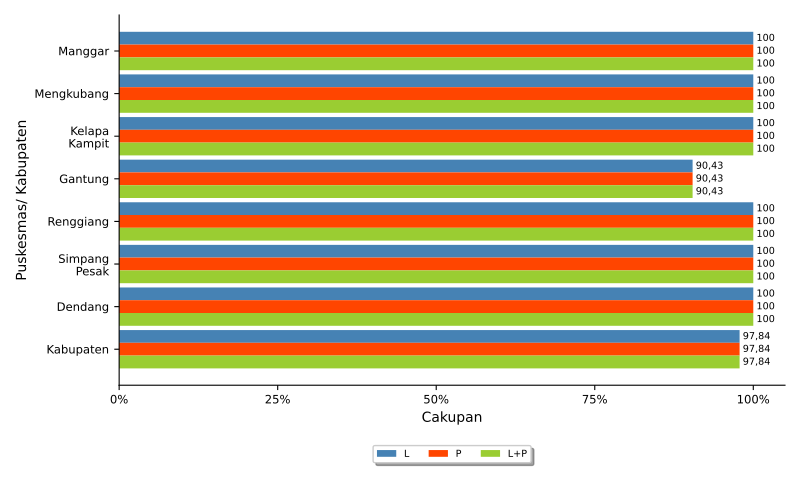

The Python source for this figure:
import numpy as np
import matplotlib.pyplot as plt
import pandas
from textwrap import wrap
from matplotlib.ticker import FuncFormatter
import locale
locale.setlocale(locale.LC_ALL, 'id_ID.UTF8')

import sys, os, inspect
currentdir = os.path.dirname(os.path.abspath(inspect.getfile(inspect.currentframe())))
parentdir = os.path.dirname(currentdir)
sys.path.insert(0, parentdir)

berkasData = currentdir +'\\bab_05_29a_dataPelayananCatin.csv'
berkasSimpan = currentdir +'\\bab_05_29a_pelayananCatin.pdf'
# judulDiagram = 'Pelayanan Skrining Kesehatan Usia Produktif\nTahun 2021'
sumbuX = 'Cakupan'
sumbuY = 'Puskesmas\ Kabupaten'
labelBar1 = 'L'
labelBar2 = 'P'
labelBar3 = 'L+P'
tickerSumbuX = np.arange(0,151,25)

# read data file
colnames = ['puskesmas','L','P','LP']
data = pandas.read_csv(berkasData, names=colnames, sep=';')
puskesmas = data.puskesmas.tolist()
bar1 = data.L.tolist()
bar2 = data.P.tolist()
bar3 = data.LP.tolist()

ind = np.arange(len(puskesmas))  # the x locations for the groups
width = 0.3       # the width of the bars
widthDL = 0.5      # spacing for data labels

# make bars
fig, ax = plt.subplots()
rects1 = ax.barh(ind, bar1, width, color='steelblue', label=labelBar1)
rects2 = ax.barh(ind + width, bar2, width, color='orangered', label = labelBar2)
rects3 = ax.barh(ind + 2*width, bar3, width, color='yellowgreen', label = labelBar3)

# add some text for labels, title and axes ticks
# ax.set_title(judulDiagram)
ax.set_xticks(tickerSumbuX)
ax.set_xlabel(sumbuX)
ax.xaxis.set_major_formatter(FuncFormatter(lambda x, pos: "{:n}%".format(x)))

ax.set_yticks(ind+width)
ax.set_yticklabels(list([ '\n'.join(wrap(l, 10)) for l in puskesmas ]))
ax.invert_yaxis()
ax.set_ylabel(sumbuY)

ax.tick_params(axis='both', which='major', labelsize='small')
ax.spines['top'].set_visible(False)
ax.spines['right'].set_visible(False)

# make legend box
box = ax.get_position()
ax.set_position([box.x0, box.y0 + box.height * 0.1, box.width, box.height * 0.9])
ax.legend(fontsize='x-small', loc='upper center', bbox_to_anchor=(0.5, -0.15), fancybox=True, shadow=True, ncol=3)

# add data label
for i, v in enumerate(bar1):
    ax.text(v + widthDL, i, '{:n}'.format(v), ha='left', va='center', fontsize='x-small')
for i, v in enumerate(bar2):
    ax.text(v + widthDL, i + width, '{:n}'.format(v), ha='left', va='center', fontsize='x-small')
for i, v in enumerate(bar3):
    ax.text(v + widthDL, i + 2*width, '{:n}'.format(v), ha='left', va='center', fontsize='x-small')

# finishing
pyrfig = plt.figure(1)
pyrfig.set_figwidth(8)
pyrfig.set_figheight(5)
# tight_layout to make consistent size
# adjust subplot to make room for legend
fig.subplots_adjust(bottom=-0.15)
plt.tight_layout()
plt.savefig(berkasSimpan)
plt.close(pyrfig)
# plt.show()
